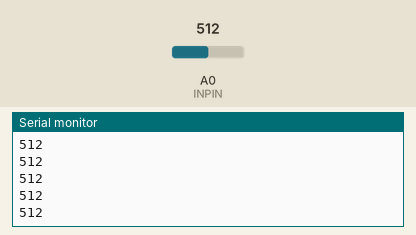
Bench run of a sketch on a simulated Arduino Uno, built with avr-gcc and run on an emulated ATmega328P. Parts: the last lines printed to the serial monitor. Inputs (shaded band) come from the test bench; at power-on: A0 (INPIN) = 512.

Above: at 1.2 s.
1.3 s: A0 (INPIN) set to 716
At 2.1 s:
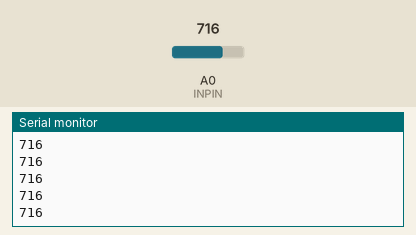
2.8 s: A0 (INPIN) set to 900
At 3.5 s:
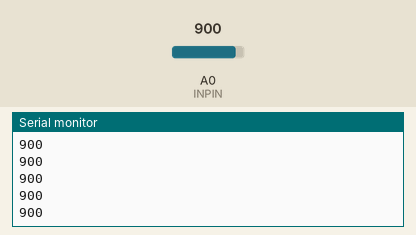
Timing chart, 0 to 5.8 s (numbered marks = the images above; inputs shaded):
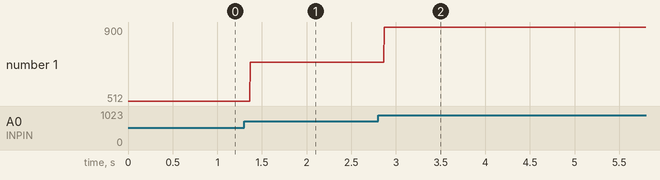

Measured:
- after the input at 1.3 s, the serial monitor: prints a new line after 0.07 s (image 1)
- after the input at 2.8 s, the serial monitor: prints a new line after 0.07 s (image 2)
- plotted number 1: 512 → 716 after the input at 1.3 s, 716 → 900 after the input at 2.8 s

The sketch:

AnalogReadPrintToSerial.ino
```cpp
// reads INPIN and prints the result to Serial
#define INPIN A0

void setup(){
  Serial.begin(9600);
  pinMode(INPIN,INPUT);
}
void loop(){
  Serial.println(analogRead(INPIN));
  delay(1);
}
```
